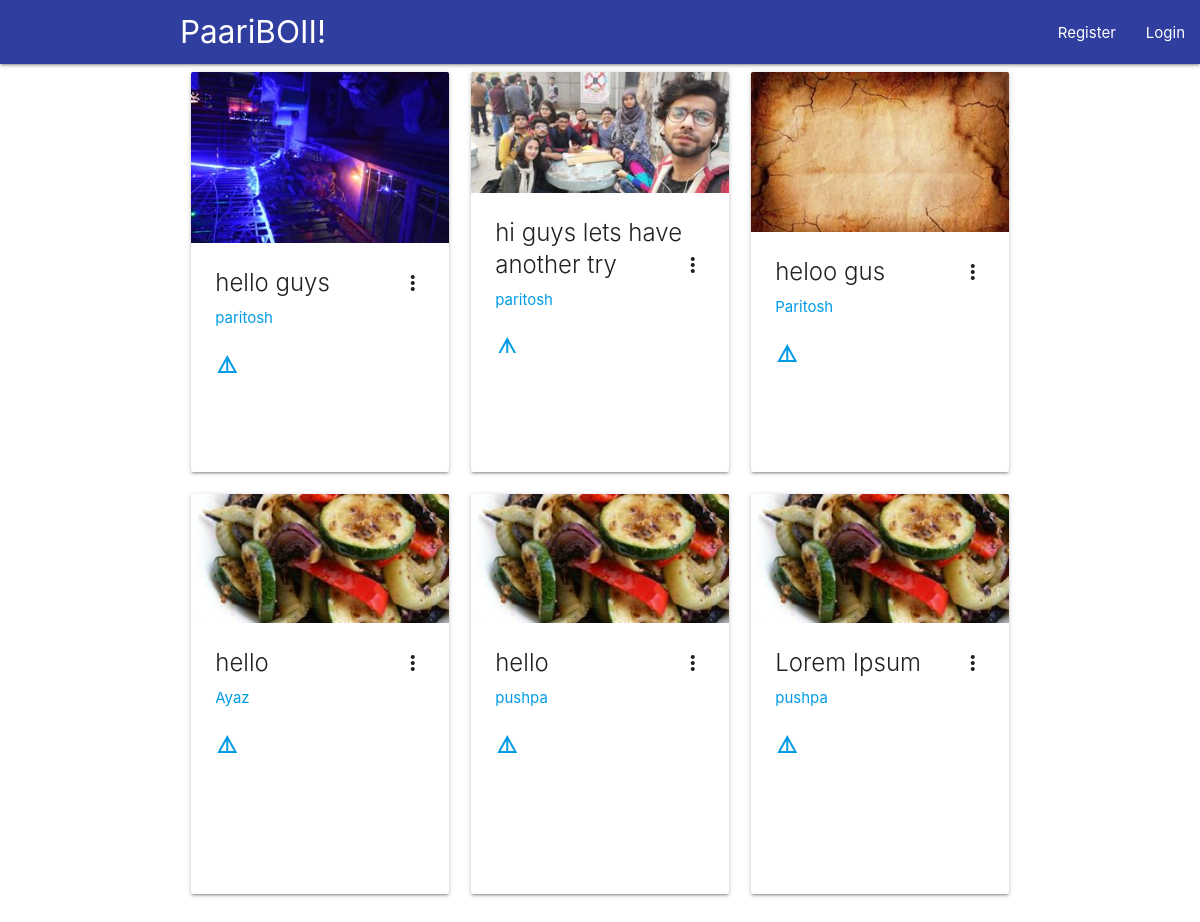
The page / on the database its author committed.
### network/models.py (models this page shows, shortened)
class Post(models.Model):
    title = models.CharField(max_length = 100)
    content = models.TextField()
    created_on = models.TimeField(auto_now = True)
    author = models.ForeignKey(User, on_delete = models.CASCADE,)
    image = models.ImageField(default = 'default.jpg',upload_to = 'post_pics',)

### network/views.py (the view)
# urls.py: path('', user_views.PostList.as_view(), name = 'homepage'),
class PostList(ListView):
    model = Post
    context_object_name ='posts'
    ordering = ['-created_on']
    paginated_by = 10

### network/templates/network/post_list.html (shortened to what this page needs)
{% extends "network/base.html" %}
{% block content %}
<div class = "container">
<div class="row">
      {% for post in posts %}
            <div class = "col s12 m6 l4">
                <div class="card medium">
                    <div class="card-image waves-effect waves-block waves-light">
                        <img class="activator" src="{{post.image.url}}">
                    </div>
                    <div class="card-content">
                        <span class="card-title activator grey-text text-darken-4">{{post.title}}
                            <i href= "#" class="material-icons right">more_vert</i></span>
                        <p><a href="{% url 'network:profile_detail' post.author.profile.id %}">{{post.author.username}}</a></p>
                        <br>
                        <p><a href = "{% url 'network:post_detail' post.id %}"><i class = "material-icons">details</i></a>
                    </div>
                </div>
            </div>
            {% endfor %}
        </div>
    </div>
{% endblock content %}

### rows shown on the page
Post: image (picture), title "hello guys", author.username "paritosh"
Post: image (picture), title "hi guys lets have another try", author.username "paritosh"
Post: image (picture), title "heloo gus", author.username "Paritosh"
Post: image (placeholder picture), title "hello", author.username "Ayaz"
Post: image (placeholder picture), title "hello", author.username "pushpa"
Post: image (placeholder picture), title "Lorem Ipsum", author.username "pushpa"
